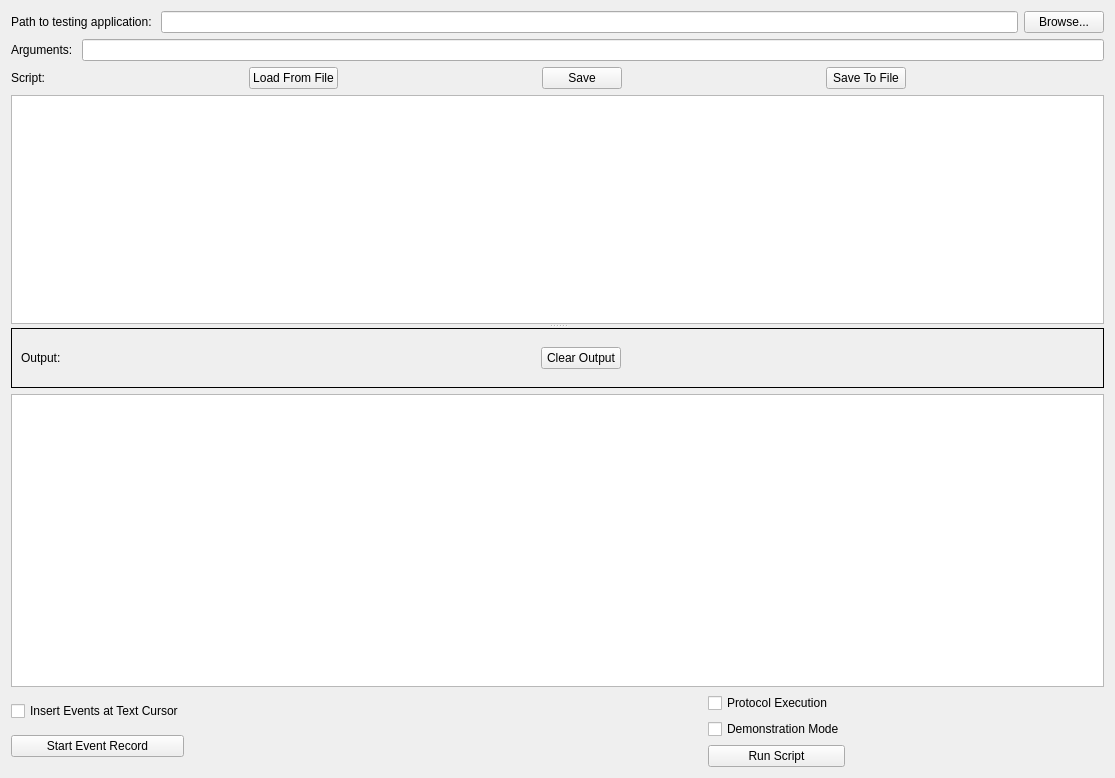
<?xml version="1.0" encoding="UTF-8"?>
<ui version="4.0">
 <class>QtMonkeyMainWin</class>
 <widget class="QWidget" name="QtMonkeyMainWin">
  <property name="geometry">
   <rect>
    <x>0</x>
    <y>0</y>
    <width>1115</width>
    <height>778</height>
   </rect>
  </property>
  <property name="windowTitle">
   <string>QtMonkey</string>
  </property>
  <layout class="QVBoxLayout">
   <item>
    <layout class="QHBoxLayout">
     <item>
      <widget class="QLabel" name="label">
       <property name="sizePolicy">
        <sizepolicy hsizetype="Minimum" vsizetype="Preferred">
         <horstretch>0</horstretch>
         <verstretch>0</verstretch>
        </sizepolicy>
       </property>
       <property name="text">
        <string>Path to testing application: </string>
       </property>
      </widget>
     </item>
     <item>
      <widget class="QLineEdit" name="leTestApp_">
       <property name="sizePolicy">
        <sizepolicy hsizetype="Expanding" vsizetype="Fixed">
         <horstretch>0</horstretch>
         <verstretch>0</verstretch>
        </sizepolicy>
       </property>
      </widget>
     </item>
     <item>
      <widget class="QPushButton" name="pbBrowse_">
       <property name="text">
        <string>Browse...</string>
       </property>
      </widget>
     </item>
    </layout>
   </item>
   <item>
    <layout class="QHBoxLayout">
     <item>
      <widget class="QLabel" name="label_4">
       <property name="text">
        <string>Arguments: </string>
       </property>
      </widget>
     </item>
     <item>
      <widget class="QLineEdit" name="leTestAppArgs_"/>
     </item>
    </layout>
   </item>
   <item>
    <layout class="QHBoxLayout">
     <item>
      <widget class="QLabel" name="label_2">
       <property name="text">
        <string>Script:</string>
       </property>
      </widget>
     </item>
     <item>
      <spacer>
       <property name="orientation">
        <enum>Qt::Horizontal</enum>
       </property>
       <property name="sizeHint" stdset="0">
        <size>
         <width>40</width>
         <height>20</height>
        </size>
       </property>
      </spacer>
     </item>
     <item>
      <widget class="QPushButton" name="pbLoadScriptFromFile_">
       <property name="text">
        <string>Load From File</string>
       </property>
      </widget>
     </item>
     <item>
      <spacer name="horizontalSpacer">
       <property name="orientation">
        <enum>Qt::Horizontal</enum>
       </property>
       <property name="sizeHint" stdset="0">
        <size>
         <width>40</width>
         <height>20</height>
        </size>
       </property>
      </spacer>
     </item>
     <item>
      <widget class="QPushButton" name="pbSaveScript_">
       <property name="text">
        <string>Save</string>
       </property>
      </widget>
     </item>
     <item>
      <spacer>
       <property name="orientation">
        <enum>Qt::Horizontal</enum>
       </property>
       <property name="sizeHint" stdset="0">
        <size>
         <width>40</width>
         <height>20</height>
        </size>
       </property>
      </spacer>
     </item>
     <item>
      <widget class="QPushButton" name="pbSaveScriptToFile_">
       <property name="text">
        <string>Save To File</string>
       </property>
      </widget>
     </item>
     <item>
      <spacer>
       <property name="orientation">
        <enum>Qt::Horizontal</enum>
       </property>
       <property name="sizeHint" stdset="0">
        <size>
         <width>40</width>
         <height>20</height>
        </size>
       </property>
      </spacer>
     </item>
    </layout>
   </item>
   <item>
    <widget class="QSplitter" name="outputWindowsSplitter_">
     <property name="orientation">
      <enum>Qt::Vertical</enum>
     </property>
     <widget class="JSEdit" name="teScriptEdit_"/>
     <widget class="QFrame" name="outputCtrlFrame_">
      <property name="sizePolicy">
       <sizepolicy hsizetype="Preferred" vsizetype="Fixed">
        <horstretch>0</horstretch>
        <verstretch>0</verstretch>
       </sizepolicy>
      </property>
      <property name="maximumSize">
       <size>
        <width>16777215</width>
        <height>100</height>
       </size>
      </property>
      <property name="frameShape">
       <enum>QFrame::Panel</enum>
      </property>
      <property name="frameShadow">
       <enum>QFrame::Plain</enum>
      </property>
      <layout class="QVBoxLayout">
       <item>
        <layout class="QHBoxLayout">
         <item>
          <widget class="QLabel" name="label_3">
           <property name="sizePolicy">
            <sizepolicy hsizetype="Preferred" vsizetype="Fixed">
             <horstretch>0</horstretch>
             <verstretch>0</verstretch>
            </sizepolicy>
           </property>
           <property name="text">
            <string>Output:</string>
           </property>
          </widget>
         </item>
         <item>
          <spacer>
           <property name="orientation">
            <enum>Qt::Horizontal</enum>
           </property>
           <property name="sizeHint" stdset="0">
            <size>
             <width>40</width>
             <height>20</height>
            </size>
           </property>
          </spacer>
         </item>
         <item>
          <widget class="QPushButton" name="pbClearLog_">
           <property name="text">
            <string>Clear Output</string>
           </property>
          </widget>
         </item>
         <item>
          <spacer>
           <property name="orientation">
            <enum>Qt::Horizontal</enum>
           </property>
           <property name="sizeHint" stdset="0">
            <size>
             <width>321</width>
             <height>30</height>
            </size>
           </property>
          </spacer>
         </item>
        </layout>
       </item>
      </layout>
     </widget>
    </widget>
   </item>
   <item>
    <widget class="QPlainTextEdit" name="teLog_"/>
   </item>
   <item>
    <layout class="QHBoxLayout">
     <item>
      <layout class="QVBoxLayout">
       <item>
        <widget class="QCheckBox" name="cbInsertEventsAtCursor_">
         <property name="text">
          <string>Insert Events at Text Cursor</string>
         </property>
        </widget>
       </item>
       <item>
        <widget class="QPushButton" name="pbStartRecording_">
         <property name="text">
          <string>Start Event Record</string>
         </property>
        </widget>
       </item>
      </layout>
     </item>
     <item>
      <spacer>
       <property name="orientation">
        <enum>Qt::Horizontal</enum>
       </property>
       <property name="sizeHint" stdset="0">
        <size>
         <width>40</width>
         <height>20</height>
        </size>
       </property>
      </spacer>
     </item>
     <item>
      <spacer>
       <property name="orientation">
        <enum>Qt::Horizontal</enum>
       </property>
       <property name="sizeHint" stdset="0">
        <size>
         <width>40</width>
         <height>20</height>
        </size>
       </property>
      </spacer>
     </item>
     <item>
      <layout class="QVBoxLayout">
       <item>
        <widget class="QCheckBox" name="cbProtocolRunning_">
         <property name="text">
          <string>Protocol Execution</string>
         </property>
        </widget>
       </item>
       <item>
        <widget class="QCheckBox" name="cbDemonstrationMode_">
         <property name="text">
          <string>Demonstration Mode</string>
         </property>
        </widget>
       </item>
       <item>
        <widget class="QPushButton" name="pbRunScript_">
         <property name="text">
          <string>Run Script</string>
         </property>
        </widget>
       </item>
      </layout>
     </item>
     <item>
      <spacer>
       <property name="orientation">
        <enum>Qt::Horizontal</enum>
       </property>
       <property name="sizeHint" stdset="0">
        <size>
         <width>40</width>
         <height>20</height>
        </size>
       </property>
      </spacer>
     </item>
    </layout>
   </item>
  </layout>
 </widget>
 <customwidgets>
  <customwidget>
   <class>JSEdit</class>
   <extends>QPlainTextEdit</extends>
   <header>jsedit.h</header>
  </customwidget>
 </customwidgets>
 <resources/>
 <connections/>
</ui>
